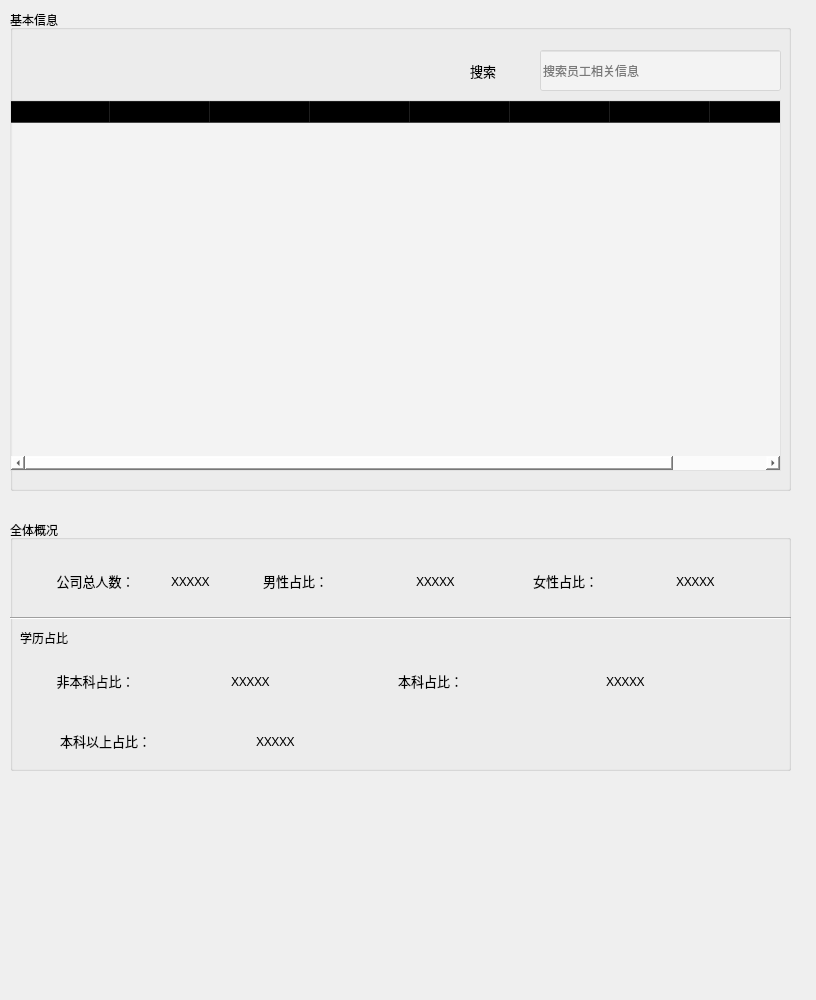
                <widget class="QWidget" name="scrollAreaWidgetContents_13">
                 <property name="geometry">
                  <rect>
                   <x>0</x>
                   <y>0</y>
                   <width>816</width>
                   <height>1000</height>
                  </rect>
                 </property>
                 <property name="minimumSize">
                  <size>
                   <width>0</width>
                   <height>1000</height>
                  </size>
                 </property>
                 <widget class="QGroupBox" name="groupBox_8">
                  <property name="geometry">
                   <rect>
                    <x>10</x>
                    <y>10</y>
                    <width>781</width>
                    <height>481</height>
                   </rect>
                  </property>
                  <property name="title">
                   <string>基本信息</string>
                  </property>
                  <widget class="QLineEdit" name="lineEdit_HR_search">
                   <property name="geometry">
                    <rect>
                     <x>530</x>
                     <y>40</y>
                     <width>241</width>
                     <height>41</height>
                    </rect>
                   </property>
                   <property name="styleSheet">
                    <string notr="true">background-color: rgba(255, 255, 255, 100);</string>
                   </property>
                   <property name="text">
                    <string/>
                   </property>
                   <property name="placeholderText">
                    <string>搜索员工相关信息</string>
                   </property>
                  </widget>
                  <widget class="QTableWidget" name="tableWidget_HR">
                   <property name="geometry">
                    <rect>
                     <x>0</x>
                     <y>90</y>
                     <width>771</width>
                     <height>371</height>
                    </rect>
                   </property>
                   <property name="styleSheet">
                    <string notr="true">background-color: rgba(255, 255, 255, 100);</string>
                   </property>
                   <property name="selectionBehavior">
                    <enum>QAbstractItemView::SelectRows</enum>
                   </property>
                   <property name="showGrid">
                    <bool>false</bool>
                   </property>
                   <column>
                    <property name="text">
                     <string>员工工号</string>
                    </property>
                   </column>
                   <column>
                    <property name="text">
                     <string>姓名</string>
                    </property>
                   </column>
                   <column>
                    <property name="text">
                     <string>性别</string>
                    </property>
                   </column>
                   <column>
                    <property name="text">
                     <string>职位</string>
                    </property>
                   </column>
                   <column>
                    <property name="text">
                     <string>邮箱</string>
                    </property>
                   </column>
                   <column>
                    <property name="text">
                     <string>电话</string>
                    </property>
                   </column>
                   <column>
                    <property name="text">
                     <string>生日</string>
                    </property>
                   </column>
                   <column>
                    <property name="text">
                     <string>入职时间</string>
                    </property>
                   </column>
                  </widget>
                  <widget class="QLabel" name="label_88">
                   <property name="geometry">
                    <rect>
                     <x>460</x>
                     <y>40</y>
                     <width>58</width>
                     <height>41</height>
                    </rect>
                   </property>
                   <property name="font">
                    <font>
                     <family>微软雅黑</family>
                     <pointsize>10</pointsize>
                    </font>
                   </property>
                   <property name="text">
                    <string>搜索</string>
                   </property>
                  </widget>
                 </widget>
                 <widget class="QGroupBox" name="groupBox_9">
                  <property name="geometry">
                   <rect>
                    <x>10</x>
                    <y>520</y>
                    <width>781</width>
                    <height>251</height>
                   </rect>
                  </property>
                  <property name="title">
                   <string>全体概况</string>
                  </property>
                  <widget class="QLabel" name="label_104">
                   <property name="geometry">
                    <rect>
                     <x>30</x>
                     <y>40</y>
                     <width>111</width>
                     <height>41</height>
                    </rect>
                   </property>
                   <property name="font">
                    <font>
                     <family>微软雅黑</family>
                     <pointsize>10</pointsize>
                    </font>
                   </property>
                   <property name="text">
                    <string>公司总人数：</string>
                   </property>
                   <property name="alignment">
                    <set>Qt::AlignCenter</set>
                   </property>
                  </widget>
                  <widget class="QLabel" name="label_HR_team_count">
                   <property name="geometry">
                    <rect>
                     <x>150</x>
                     <y>40</y>
                     <width>61</width>
                     <height>41</height>
                    </rect>
                   </property>
                   <property name="font">
                    <font>
                     <family>微软雅黑</family>
                     <pointsize>10</pointsize>
                    </font>
                   </property>
                   <property name="text">
                    <string>XXXXX</string>
                   </property>
                   <property name="alignment">
                    <set>Qt::AlignCenter</set>
                   </property>
                  </widget>
                  <widget class="QLabel" name="label_HR_accounting_male">
                   <property name="geometry">
                    <rect>
                     <x>340</x>
                     <y>40</y>
                     <width>171</width>
                     <height>41</height>
                    </rect>
                   </property>
                   <property name="font">
                    <font>
                     <family>微软雅黑</family>
                     <pointsize>10</pointsize>
                    </font>
                   </property>
                   <property name="text">
                    <string>XXXXX</string>
                   </property>
                   <property name="alignment">
                    <set>Qt::AlignCenter</set>
                   </property>
                  </widget>
                  <widget class="QLabel" name="label_107">
                   <property name="geometry">
                    <rect>
                     <x>230</x>
                     <y>40</y>
                     <width>111</width>
                     <height>41</height>
                    </rect>
                   </property>
                   <property name="font">
                    <font>
                     <family>微软雅黑</family>
                     <pointsize>10</pointsize>
                    </font>
                   </property>
                   <property name="text">
                    <string>男性占比：</string>
                   </property>
                   <property name="alignment">
                    <set>Qt::AlignCenter</set>
                   </property>
                  </widget>
                  <widget class="QLabel" name="label_HR_accounting_female">
                   <property name="geometry">
                    <rect>
                     <x>600</x>
                     <y>40</y>
                     <width>171</width>
                     <height>41</height>
                    </rect>
                   </property>
                   <property name="font">
                    <font>
                     <family>微软雅黑</family>
                     <pointsize>10</pointsize>
                    </font>
                   </property>
                   <property name="text">
                    <string>XXXXX</string>
                   </property>
                   <property name="alignment">
                    <set>Qt::AlignCenter</set>
                   </property>
                  </widget>
                  <widget class="QLabel" name="label_109">
                   <property name="geometry">
                    <rect>
                     <x>500</x>
                     <y>40</y>
                     <width>111</width>
                     <height>41</height>
                    </rect>
                   </property>
                   <property name="font">
                    <font>
                     <family>微软雅黑</family>
                     <pointsize>10</pointsize>
                    </font>
                   </property>
                   <property name="text">
                    <string>女性占比：</string>
                   </property>
                   <property name="alignment">
                    <set>Qt::AlignCenter</set>
                   </property>
                  </widget>
                  <widget class="Line" name="line_2">
                   <property name="geometry">
                    <rect>
                     <x>0</x>
                     <y>90</y>
                     <width>781</width>
                     <height>16</height>
                    </rect>
                   </property>
                   <property name="orientation">
                    <enum>Qt::Horizontal</enum>
                   </property>
                  </widget>
                  <widget class="QLabel" name="label_110">
                   <property name="geometry">
                    <rect>
                     <x>10</x>
                     <y>110</y>
                     <width>61</width>
                     <height>16</height>
                    </rect>
                   </property>
                   <property name="text">
                    <string>学历占比</string>
                   </property>
                  </widget>
                  <widget class="QLabel" name="label_non_undergraduate_course">
                   <property name="geometry">
                    <rect>
                     <x>150</x>
                     <y>140</y>
                     <width>181</width>
                     <height>41</height>
                    </rect>
                   </property>
                   <property name="font">
                    <font>
                     <family>微软雅黑</family>
                     <pointsize>10</pointsize>
                    </font>
                   </property>
                   <property name="text">
                    <string>XXXXX</string>
                   </property>
                   <property name="alignment">
                    <set>Qt::AlignCenter</set>
                   </property>
                  </widget>
                  <widget class="QLabel" name="label_112">
                   <property name="geometry">
                    <rect>
                     <x>30</x>
                     <y>140</y>
                     <width>111</width>
                     <height>41</height>
                    </rect>
                   </property>
                   <property name="font">
                    <font>
                     <family>微软雅黑</family>
                     <pointsize>10</pointsize>
                    </font>
                   </property>
                   <property name="text">
                    <string>非本科占比：</string>
                   </property>
                   <property name="alignment">
                    <set>Qt::AlignCenter</set>
                   </property>
                  </widget>
                  <widget class="QLabel" name="label_undergraduate_course">
                   <property name="geometry">
                    <rect>
                     <x>510</x>
                     <y>140</y>
                     <width>211</width>
                     <height>41</height>
                    </rect>
                   </property>
                   <property name="font">
                    <font>
                     <family>微软雅黑</family>
                     <pointsize>10</pointsize>
                    </font>
                   </property>
                   <property name="text">
                    <string>XXXXX</string>
                   </property>
                   <property name="alignment">
                    <set>Qt::AlignCenter</set>
                   </property>
                  </widget>
                  <widget class="QLabel" name="label_114">
                   <property name="geometry">
                    <rect>
                     <x>340</x>
                     <y>140</y>
                     <width>161</width>
                     <height>41</height>
                    </rect>
                   </property>
                   <property name="font">
                    <font>
                     <family>微软雅黑</family>
                     <pointsize>10</pointsize>
                    </font>
                   </property>
                   <property name="text">
                    <string>本科占比：</string>
                   </property>
                   <property name="alignment">
                    <set>Qt::AlignCenter</set>
                   </property>
                  </widget>
                  <widget class="QLabel" name="label_HR_master">
                   <property name="geometry">
                    <rect>
                     <x>170</x>
                     <y>200</y>
                     <width>191</width>
                     <height>41</height>
                    </rect>
                   </property>
                   <property name="font">
                    <font>
                     <family>微软雅黑</family>
                     <pointsize>10</pointsize>
                    </font>
                   </property>
                   <property name="text">
                    <string>XXXXX</string>
                   </property>
                   <property name="alignment">
                    <set>Qt::AlignCenter</set>
                   </property>
                  </widget>
                  <widget class="QLabel" name="label_116">
                   <property name="geometry">
                    <rect>
                     <x>30</x>
                     <y>200</y>
                     <width>131</width>
                     <height>41</height>
                    </rect>
                   </property>
                   <property name="font">
                    <font>
                     <family>微软雅黑</family>
                     <pointsize>10</pointsize>
                    </font>
                   </property>
                   <property name="text">
                    <string>本科以上占比：</string>
                   </property>
                   <property name="alignment">
                    <set>Qt::AlignCenter</set>
                   </property>
                  </widget>
                 </widget>
                </widget>
